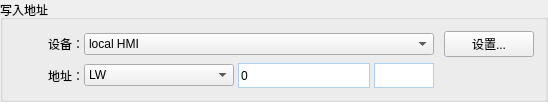
           <widget class="QGroupBox" name="NumberItemWriteAddr">
            <property name="geometry">
             <rect>
              <x>10</x>
              <y>220</y>
              <width>541</width>
              <height>90</height>
             </rect>
            </property>
            <property name="title">
             <string>写入地址</string>
            </property>
            <layout class="QVBoxLayout" name="verticalLayout_40">
             <item>
              <layout class="QHBoxLayout" name="horizontalLayout_75">
               <property name="spacing">
                <number>0</number>
               </property>
               <item>
                <widget class="QLabel" name="label_73">
                 <property name="minimumSize">
                  <size>
                   <width>70</width>
                   <height>0</height>
                  </size>
                 </property>
                 <property name="text">
                  <string>设备：</string>
                 </property>
                 <property name="alignment">
                  <set>Qt::AlignRight|Qt::AlignTrailing|Qt::AlignVCenter</set>
                 </property>
                </widget>
               </item>
               <item>
                <widget class="QComboBox" name="MultStatusReadDev_8">
                 <property name="minimumSize">
                  <size>
                   <width>350</width>
                   <height>0</height>
                  </size>
                 </property>
                 <property name="maximumSize">
                  <size>
                   <width>350</width>
                   <height>16777215</height>
                  </size>
                 </property>
                 <item>
                  <property name="text">
                   <string>local HMI</string>
                  </property>
                 </item>
                </widget>
               </item>
               <item>
                <spacer name="horizontalSpacer_131">
                 <property name="orientation">
                  <enum>Qt::Horizontal</enum>
                 </property>
                 <property name="sizeType">
                  <enum>QSizePolicy::Fixed</enum>
                 </property>
                 <property name="sizeHint" stdset="0">
                  <size>
                   <width>10</width>
                   <height>20</height>
                  </size>
                 </property>
                </spacer>
               </item>
               <item>
                <widget class="QPushButton" name="MultStatusReadSetButton_8">
                 <property name="minimumSize">
                  <size>
                   <width>90</width>
                   <height>0</height>
                  </size>
                 </property>
                 <property name="maximumSize">
                  <size>
                   <width>90</width>
                   <height>16777215</height>
                  </size>
                 </property>
                 <property name="styleSheet">
                  <string notr="true"/>
                 </property>
                 <property name="text">
                  <string>设置...</string>
                 </property>
                </widget>
               </item>
              </layout>
             </item>
             <item>
              <layout class="QHBoxLayout" name="horizontalLayout_76">
               <property name="spacing">
                <number>0</number>
               </property>
               <item>
                <widget class="QLabel" name="label_74">
                 <property name="minimumSize">
                  <size>
                   <width>70</width>
                   <height>0</height>
                  </size>
                 </property>
                 <property name="text">
                  <string>地址：</string>
                 </property>
                 <property name="alignment">
                  <set>Qt::AlignRight|Qt::AlignTrailing|Qt::AlignVCenter</set>
                 </property>
                </widget>
               </item>
               <item>
                <widget class="QComboBox" name="MultStatusReadAddr_8">
                 <property name="minimumSize">
                  <size>
                   <width>150</width>
                   <height>0</height>
                  </size>
                 </property>
                 <item>
                  <property name="text">
                   <string>LW</string>
                  </property>
                 </item>
                </widget>
               </item>
               <item>
                <spacer name="horizontalSpacer_132">
                 <property name="orientation">
                  <enum>Qt::Horizontal</enum>
                 </property>
                 <property name="sizeType">
                  <enum>QSizePolicy::Fixed</enum>
                 </property>
                 <property name="sizeHint" stdset="0">
                  <size>
                   <width>4</width>
                   <height>20</height>
                  </size>
                 </property>
                </spacer>
               </item>
               <item>
                <widget class="QLineEdit" name="lineEdit_66">
                 <property name="minimumSize">
                  <size>
                   <width>0</width>
                   <height>25</height>
                  </size>
                 </property>
                 <property name="maximumSize">
                  <size>
                   <width>16777215</width>
                   <height>25</height>
                  </size>
                 </property>
                 <property name="styleSheet">
                  <string notr="true">
border:1px solid rgba(174,209,239,1);</string>
                 </property>
                 <property name="text">
                  <string>0</string>
                 </property>
                </widget>
               </item>
               <item>
                <spacer name="horizontalSpacer_133">
                 <property name="orientation">
                  <enum>Qt::Horizontal</enum>
                 </property>
                 <property name="sizeType">
                  <enum>QSizePolicy::Fixed</enum>
                 </property>
                 <property name="sizeHint" stdset="0">
                  <size>
                   <width>4</width>
                   <height>20</height>
                  </size>
                 </property>
                </spacer>
               </item>
               <item>
                <widget class="QLineEdit" name="lineEdit_67">
                 <property name="minimumSize">
                  <size>
                   <width>60</width>
                   <height>25</height>
                  </size>
                 </property>
                 <property name="maximumSize">
                  <size>
                   <width>60</width>
                   <height>25</height>
                  </size>
                 </property>
                 <property name="styleSheet">
                  <string notr="true">
border:1px solid rgba(174,209,239,1);</string>
                 </property>
                </widget>
               </item>
               <item>
                <spacer name="horizontalSpacer_134">
                 <property name="orientation">
                  <enum>Qt::Horizontal</enum>
                 </property>
                 <property name="sizeType">
                  <enum>QSizePolicy::Fixed</enum>
                 </property>
                 <property name="sizeHint" stdset="0">
                  <size>
                   <width>100</width>
                   <height>20</height>
                  </size>
                 </property>
                </spacer>
               </item>
              </layout>
             </item>
            </layout>
           </widget>
